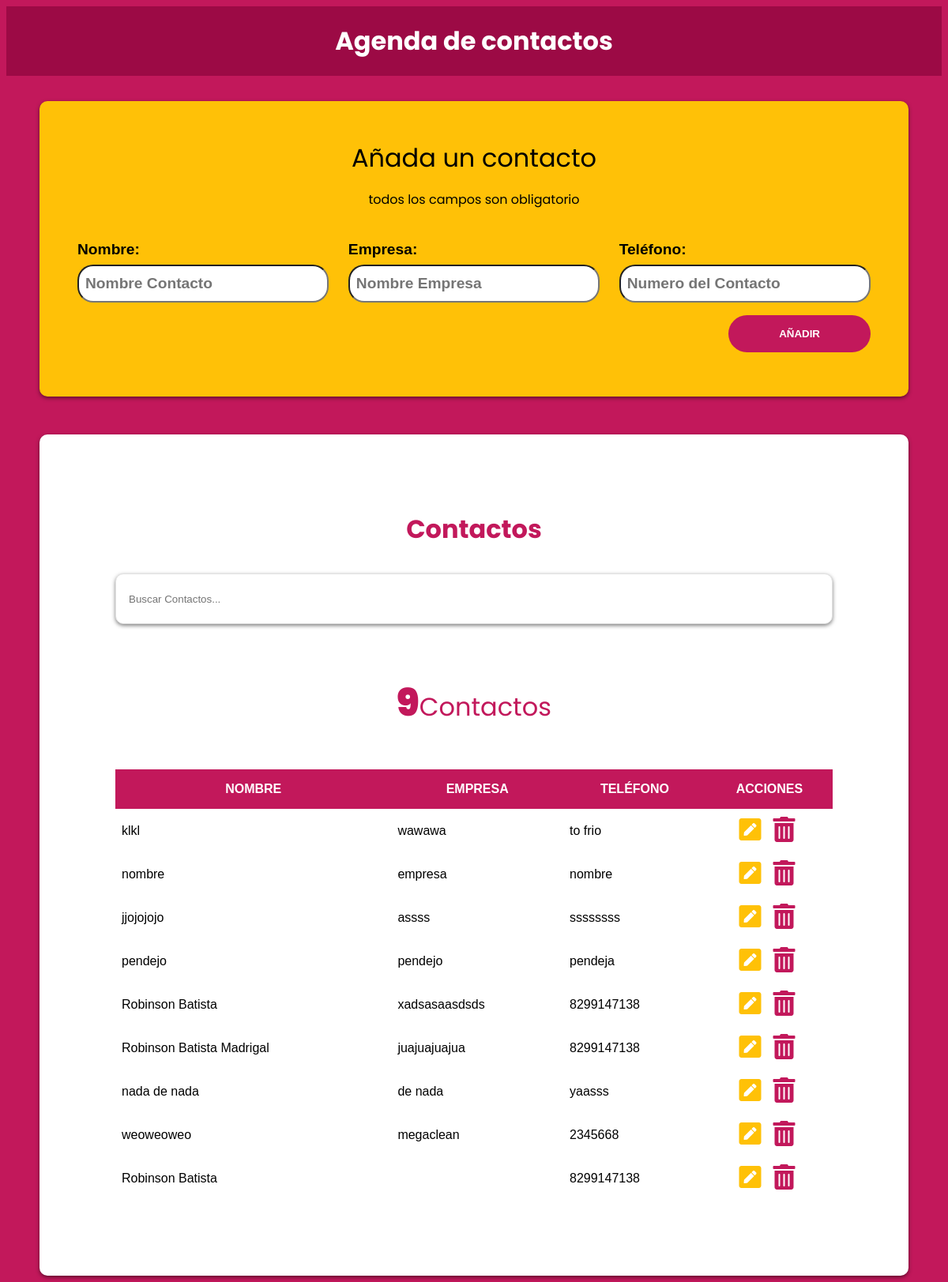
The page / on the database its author committed.
### tables this page shows
CREATE TABLE `contactos` (
  `id` int(11) NOT NULL,
  `nombre` varchar(60) NOT NULL,
  `empresa` varchar(50) NOT NULL,
  `telefono` varchar(15) NOT NULL
);

### inc/funciones/funciones.php (called while the page is built, shortened)
<?php
function obtenerContactos() {
    include 'bd.php';
    try {
        return $conn->query("SELECT id, nombre, empresa, telefono FROM contactos");
    } catch(Exception $e) {
        echo "Error!!" . $e->getMessage() . "<br>";
        return false;
    }
}
?>

### index.php (the view)
<?php
    include 'inc/funciones/funciones.php';
    include 'inc/layout/header.php';
?>
<div class="contenedor-barra">
     <h1>Agenda de contactos</h1>
</div>
<div class="bg-amarillo contenedor sombra">
     <form id="contacto" action="#">
        <legend>Añada un contacto <span>todos los campos son obligatorio</span>
        </legend>
        <?php include 'inc/layout/formulario.php';?>
     </form>
</div>
<div class="bg-blanco contenedor sombra contactos">
    <div class="contentenedor-contactos">
        <h2>Contactos</h2>
        <input type="text" id="buscar" class="buscador sombra" placeholder="Buscar Contactos...">
        <p class="total-contactos"><span></span>Contactos</p>
        <div class="contanedor-tabla">
            <table id="listado-contactos" class="listado-contactos">
                <thead>
                    <tr>
                        <th>Nombre</th>
                        <th>Empresa</th>
                        <th>Teléfono</th>
                        <th>Acciones</th>
                    </tr>
                </thead>
                <tbody>
                    <?php $contactos = obtenerContactos();
                        if($contactos->num_rows) {
                            foreach($contactos as $contacto) {?>
                            <tr>
                                <td><?php echo $contacto['nombre']; ?></td>
                                <td><?php echo $contacto['empresa']; ?></td>
                                <td><?php echo $contacto['telefono']; ?></td>
                                <td>
                                    <a class="btn-editar btn" href="editar.php?id=<?php echo $contacto['id']; ?>">
                                        <i class="fas fa-pen-square"></i>
                                    </a>
                                    <button data-id="<?php echo $contacto['id']; ?>" type="button" class="btn-borrar btn">
                                        <i class="fas fa-trash-alt"></i>
                                    </button>
                                </td>
                            </tr>
                            <?php }
                        } ?>
                </tbody>
            </table>
        </div>
    </div>
</div>
<?php include 'inc/layout/footer.php';?>

### inc/layout/header.php (shortened to what this page needs)
<!DOCTYPE html>
<html lang="en">
<head>
    <link rel="stylesheet" href="https://necolas.github.io/normalize.css/8.0.0/normalize.css">
    <link rel="stylesheet" href="https://use.fontawesome.com/releases/v5.8.1/css/all.css">
    <link rel="stylesheet" href="css/style.css">
</head>
<body>
</body>

### inc/layout/formulario.php (shortened to what this page needs)
<div class="campos">
    <div class="campo">
        <label for="nombre">Nombre:</label>
        <input
            type="text"
            placeholder="Nombre Contacto"
            id="nombre"
            value="<?php echo (isset($contacto['nombre'])) ? $contacto['nombre'] : '';  ?>">
    </div>
    <div class="campo">
        <label for="empresa">Empresa:</label>
        <input
            type="text"
            placeholder="Nombre Empresa"
            id="empresa"
            value="<?php echo (isset($contacto['empresa'])) ? $contacto['empresa'] : ''; ?>">
    </div>
    <div class="campo">
        <label for="telefono">Teléfono:</label>
        <input
            type="tel"
            placeholder="Numero del Contacto"
            id="telefono"
            value="<?php echo (isset($contacto['telefono'])) ? $contacto['telefono'] : ''; ?>">
    </div>
</div>
<div class="campo enviar">
    <?php
        $textoBtn = (isset($contacto['telefono'])) ? 'Guardar' : 'Añadir';
    ?>
    <input type="submit" id='ok' value="<?php echo $textoBtn; ?>">
</div>

### inc/layout/footer.php (shortened to what this page needs)
</body>
</html>

### css/style.css (style rules this page uses)
:root { --primario: #C2185B; --secundario: #ffc107; --primarioOscuro: rgb(156, 10, 69); --fuentePrimaria: 'Arial', Helvetica, sans-serif; --fuenteSecundaria: 'poppins', sans-serif; }
html { box-sizing: border-box; }
*, *:before, *:after { box-sizing: inherit; }
body { background-color: var(--primario); font-family: var(--fuentePrimaria); }
.contenedor { max-width: 1100px; margin: 0 auto; border-radius: 10px; }
.bg-amarillo { background-color: var(--secundario); }
.bg-blanco { background-color: white; }
.btn { font-size: 2rem; text-decoration: none; }
.btn-editar { color: var(--secundario); }
.btn-borrar { color: var(--primario); }
.sombra { -webkit-box-shadow: 0px 2px 5px 0px rgba(0,0,0,0.5); -moz-box-shadow: 0px 2px 5px 0px rgba(0,0,0,0.5); box-shadow: 0px 2px 5px 0px rgba(0,0,0,0.5); border-radius: 10px; }
h1, h2 { font-family: var(--fuenteSecundaria); text-align: center; margin: 0; }
h1 { padding: 20px; color: white; }
h2 { font-size: 2rem; color: var(--primario); }
.contenedor-barra { background-color: var(--primarioOscuro); }
form { padding: 3rem; margin-top: 2rem; }
form legend { font-family: var(--fuenteSecundaria); font-size: 2rem; text-align: center; width: 100%; }
legend span { font-size: 1rem; margin-top: 1rem; margin-bottom: 2rem; clear: both; display: block; }
@media (min-width:768px) { .campos { display: flex; justify-content: space-between; } }
@media (min-width:768px) { .campo { flex: 0 0 calc(33.3% - 1rem); } }
.campo { padding: .5rem 0; }
.campo label { font-size: 1.2rem; font-weight: bold; }
.campo input[type="text"], .campo input[type="tel"] { width: 100%; border-radius: 20px; padding: .5rem; height: 3rem; margin-top: 0.5rem; font-weight: bold; font-size: 1.2rem; }
.enviar { display: flex; justify-content: flex-end; }
.campo input[type="submit"] { background-color: var(--primario); border: none; color: white; border-radius: 25px; text-transform: uppercase; padding: 1rem 4rem; font-weight: bold; transition: background-color .3s ease-in-out; flex: 1; }
@media (min-width:768px) { .campo input[type="submit"] { flex: 0 0 auto; } }
.contactos { padding: 6rem; margin-top: 3rem; }
.total-contactos { font-family: var(--fuenteSecundaria); margin: 2rem 0; text-align: center; color: var(--primario); font-size: 2rem; }
.total-contactos span { font-size: 3rem; font-weight: 900; }
.buscador { width: 100%; height: 4rem; padding: 1rem; border: 1px solid #e1e1e1; margin: 2rem 0; }
.contanedor-tabla { overflow: scroll; }
.listado-contactos { width: 100%; margin-top: 1rem; border-collapse: collapse; }
.contentenedor-contactos h2 { font-size: 2rem; }
.listado-contactos thead { background-color: var(--primario); color: #ffffff; text-transform: uppercase; }
.listado-contactos thead th { padding: 1rem 0; }
.listado-contactos tbody td { padding: .5rem; }
.listado-contactos tbody td:nth-child(4) { text-align: center; }
.listado-contactos button { background-color: transparent; border: none; }

### rows shown on the page
contactos: nombre "klkl", empresa "wawawa", telefono "to frio"
contactos: nombre "nombre", empresa "empresa", telefono "nombre"
contactos: nombre "jjojojojo", empresa "assss", telefono "ssssssss"
contactos: nombre "pendejo", empresa "pendejo", telefono "pendeja"
contactos: nombre "Robinson Batista", empresa "xadsasaasdsds", telefono "8299147138"
contactos: nombre "Robinson Batista Madrigal", empresa "juajuajuajua", telefono "8299147138"
contactos: nombre "nada de nada", empresa "de nada", telefono "yaasss"
contactos: nombre "weoweoweo", empresa "megaclean", telefono "2345668"
contactos: nombre "Robinson Batista", telefono "8299147138"
